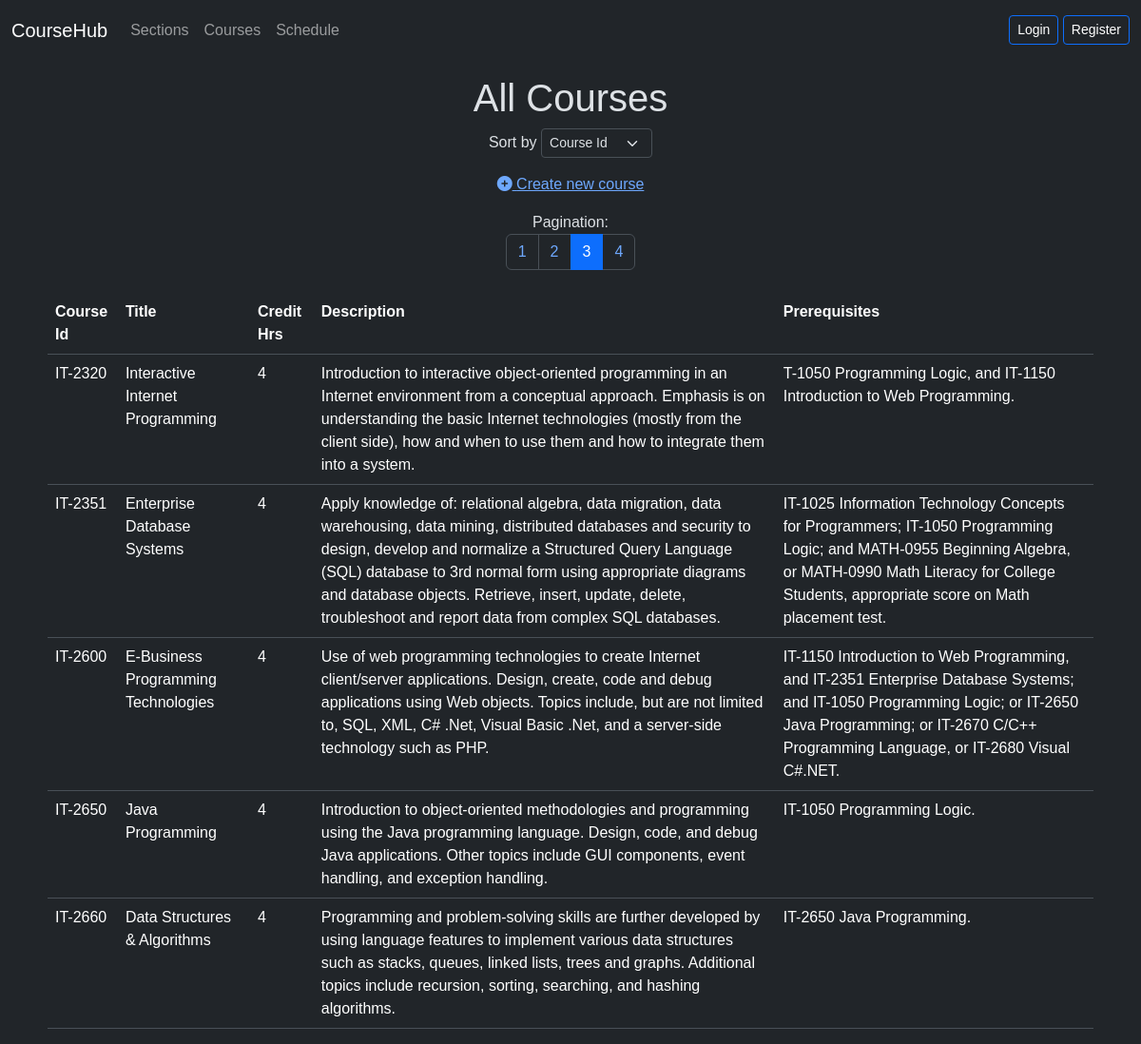
The app's page /courses.php?sortcourses=course_id&page=3 with its own data.
### tables this page shows
CREATE TABLE `courses` (
  `course_id` varchar(55) NOT NULL,
  `title` varchar(55) NOT NULL,
  `credit_hrs` int(11) NOT NULL,
  `description` text NOT NULL,
  `prerequisites` varchar(255) NOT NULL
);

### courses.php (the view, shortened to what this page needs)
<?php
include './navbar.php';
include './connection.php';
$defaultOption = 'course_id';
$allowedSortOptions = ['course_id', 'title', 'description'];
$sortOption = isset($_GET['sortcourses']) && in_array($_GET['sortcourses'], $allowedSortOptions) ? $_GET['sortcourses'] : $defaultOption;
$resultsPerPage = 5;
$sql = "SELECT COUNT(*) AS total FROM courses";
$result = mysqli_query($conn, $sql);
$row = mysqli_fetch_assoc($result);
$totalPages = ceil($row["total"] / $resultsPerPage);
$page = isset($_GET['page']) ? (int)$_GET['page'] : 1;
$thisPageFirstResult = ($page - 1) * $resultsPerPage;
$sql = "SELECT * FROM courses ORDER BY $sortOption LIMIT $thisPageFirstResult, $resultsPerPage";
$result = mysqli_query($conn, $sql);
if (!$result = mysqli_query($conn, $sql)) {
  die("Error: " . mysqli_error($conn));
}
?>
<div class="text-center">
  <h1 class="mt-3">All Courses</h1>
  <p>
    Sort by
    <select name="sortcourses" onchange="location.href='courses.php?sortcourses=' + this.value" class="form-select form-select-sm d-inline-block w-auto">
      <option value="course_id" <?php echo $sortOption == 'course_id' ? 'selected' : ''; ?>>Course Id</option>
    </select>
  </p>
  <p><a href="addcourse.php"><i class="fas fa-plus-circle"></i> Create new course</a></p>
  <?php
  echo 'Pagination:<br><nav aria-label="Page navigation"><ul class="pagination justify-content-center">';
  for ($i = 1; $i <= $totalPages; $i++) {
    $activeClass = ($page == $i) ? 'active' : '';
    echo '<li class="page-item ' . $activeClass . '"><a class="page-link" href="courses.php?sortcourses=' . $sortOption . '&page=' . $i . '">' . $i . '</a></li>';
  }
  echo '</ul></nav>';
  ?>
</div>
<div class="container mt-4">
  <table class="table">
    <tr>
      <th>Course Id</th>
      <th>Title</th>
      <th>Credit Hrs</th>
      <th>Description</th>
      <th>Prerequisites</th>
    </tr>
    <?php
    if (mysqli_num_rows($result) > 0) {
      while ($row = mysqli_fetch_assoc($result)) {
    ?>
        <tr>
          <td><?php echo $row["course_id"] ?></td>
          <td><?php echo $row["title"] ?></td>
          <td><?php echo $row["credit_hrs"] ?></td>
          <td><?php echo $row["description"] ?></td>
          <td><?php echo $row["prerequisites"] ?></td>
        </tr>
    <?php
      }
    } else {
      echo "<tr><td colspan='6'>0 results</td></tr>";
    }
    ?>
  </table>
</div>
</body>
</html>

### styles.css (style rules this page uses)
* { font-family: Arial, Helvetica, sans-serif; }
table { max-width: 1100px; margin: auto; border-collapse: collapse; }

### records on screen
courses: course_id "IT-2320", title "Interactive Internet Programming", credit_hrs "4", description "Introduction to interactive object-oriented programming in an Internet environment from a conceptual approach. Emphasis is on understanding the basic Internet technologies (mostly from the client side), how and when to use them and how to integrate them into a system.", prerequisites "T-1050 Programming Logic, and IT-1150 Introduction to Web Programming."
courses: course_id "IT-2351", title "Enterprise Database Systems", credit_hrs "4", description "Apply knowledge of: relational algebra, data migration, data warehousing, data mining, distributed databases and security to design, develop and normalize a Structured Query Language (SQL) database to 3rd normal form using appropriate diagrams and database objects. Retrieve, insert, update, delete, troubleshoot and report data from complex SQL databases.", prerequisites "IT-1025 Information Technology Concepts for Programmers; IT-1050 Programming Logic; and MATH-0955 Beginning Algebra, or MATH-0990 Math Literacy for College Students, appropriate score on Math placement test."
courses: course_id "IT-2600", title "E-Business Programming Technologies", credit_hrs "4", description "Use of web programming technologies to create Internet client/server applications. Design, create, code and debug applications using Web objects. Topics include, but are not limited to, SQL, XML, C# .Net, Visual Basic .Net, and a server-side technology such as PHP.", prerequisites "IT-1150 Introduction to Web Programming, and IT-2351 Enterprise Database Systems; and IT-1050 Programming Logic; or IT-2650 Java Programming; or IT-2670 C/C++ Programming Language, or IT-2680 Visual C#.NET."
courses: course_id "IT-2650", title "Java Programming", credit_hrs "4", description "Introduction to object-oriented methodologies and programming using the Java programming language. Design, code, and debug Java applications. Other topics include GUI components, event handling, and exception handling.", prerequisites "IT-1050 Programming Logic."
courses: course_id "IT-2660", title "Data Structures & Algorithms", credit_hrs "4", description "Programming and problem-solving skills are further developed by using language features to implement various data structures such as stacks, queues, linked lists, trees and graphs. Additional topics include recursion, sorting, searching, and hashing algorithms.", prerequisites "IT-2650 Java Programming."
